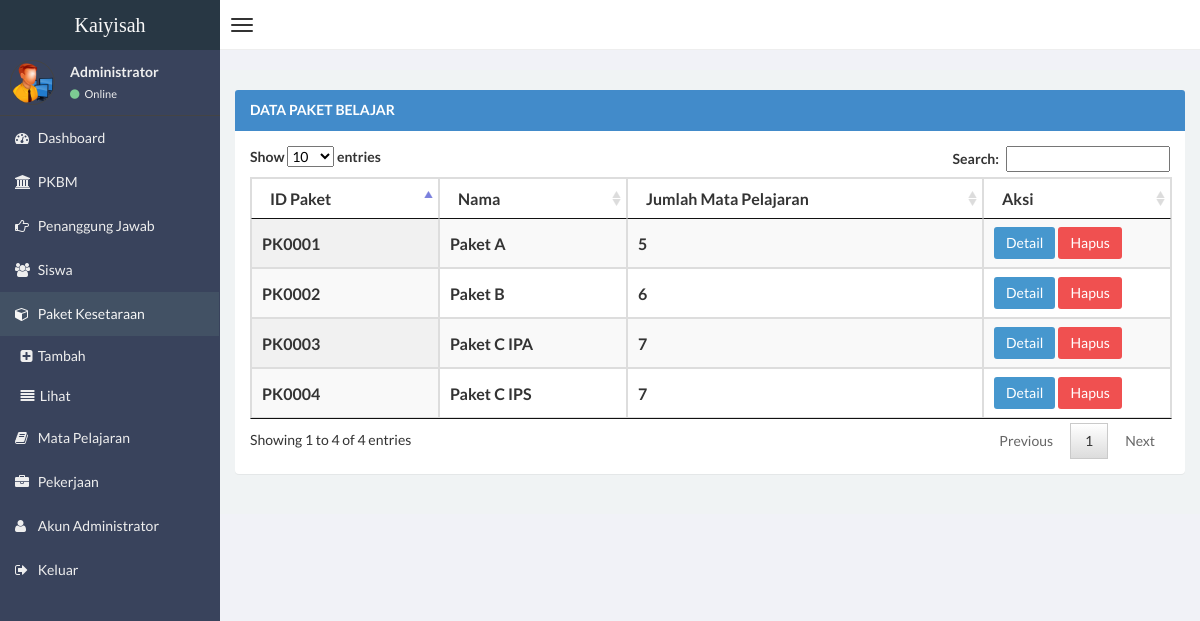
/admin/data-paket.php?lihat-paket (signed in), run on an earlier commit of the app's database.
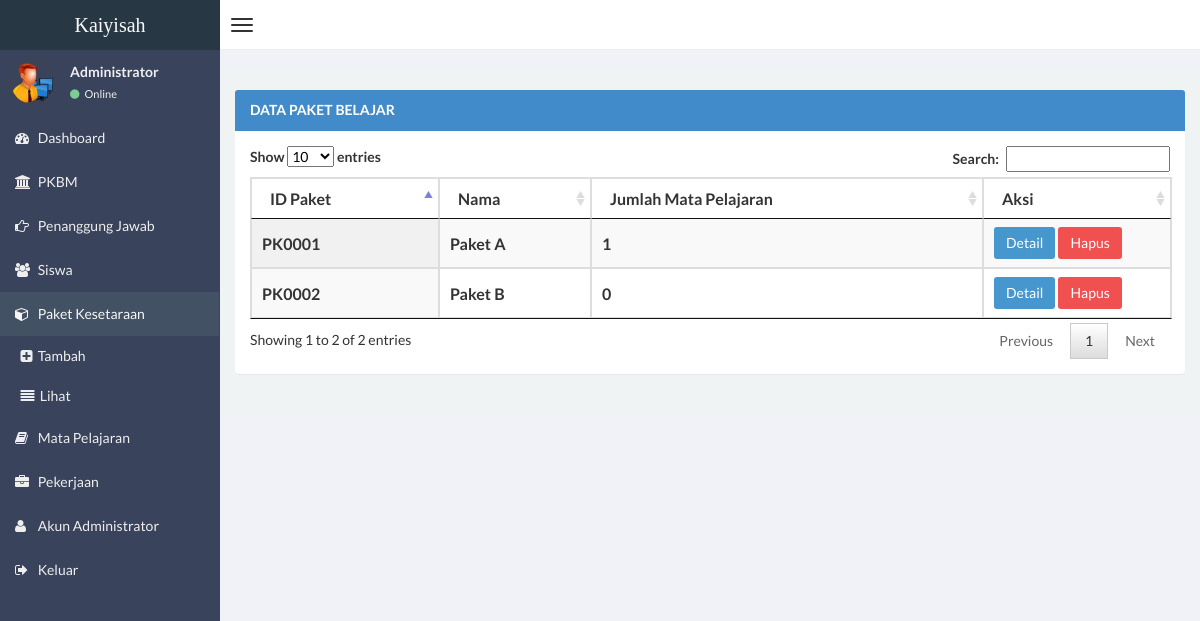
And on a later commit of the database.
### tables this page shows
CREATE TABLE IF NOT EXISTS `paket` (
  `id_paket` varchar(10) NOT NULL,
  `nama` varchar(20) NOT NULL,
  `keterangan` text NOT NULL
);

### admin/data-paket.php (the view, shortened to what this page needs)
<?php
	include 'include/dependency.php';
	?>
<!DOCTYPE html>
<html>
<head>
</head>
      <body class="skin-black">
			<?php include 'include/header.php'; ?>
                 <aside class="right-side">
                <section class="content">
				<?php
				if(isset($_GET['lihat-paket']))
				{
				?>
				<div class="panel panel-primary">
				<div class="panel-heading"><strong>Data Paket Belajar</strong></div>
				<div class="panel-body">
				<div class="table-responsive">
				<div class="table-responsive">
					<table id="table_id" class="display table-bordered">
					<thead>
					<tr>
					<th width='150'>ID Paket</th>
					<th>Nama</th>
					<th>Jumlah Mata Pelajaran</th>
					<th width='150'>Aksi</th>
					</tr>
					</thead>
					<tbody>
					<?php
						$querypaket		=	mysql_query("select * from paket");
						while ($paket		=	mysql_fetch_object($querypaket))
						{
								$idpaket	=	$paket->id_paket;
								echo "<tr>";
								echo "<th>$paket->id_paket</th>";
								echo "<th>$paket->nama</th>";
								$querymatpel 		= 	mysql_query("select * from matpel where id_paket = '$idpaket' ");
								$matpel				=	mysql_num_rows($querymatpel);
								echo "<th>$matpel</th>";
								echo "<th><a href='?detail=$idpaket' class='btn btn-primary'>Detail</a>&nbsp;";
								echo "<a href='?hapus=$idpaket' ";
								?>
								onclick='return confirm("Yakin menghapus data paket belajar ini?")'
								<?php
								echo "class='btn btn-danger'>Hapus</a></th>";
								echo "</tr>";
						}
					?>
					</tbody>
					</table>
					</div>
					</div>
					</div>
					</div>
					<?php
					}
					?>
                </section>
            </aside>
</body>
</html>

### admin/include/dependency.php (shortened to what this page needs)
  <link href="../dependency/css/bootstrap.min.css" rel="stylesheet" type="text/css" />
  <link href="../dependency/css/font-awesome.min.css" rel="stylesheet" type="text/css" />
  <link href="../dependency/css/ionicons.min.css" rel="stylesheet" type="text/css" />
  <link href="../dependency/css/morris/morris.css" rel="stylesheet" type="text/css" />
  <link href="../dependency/css/jvectormap/jquery-jvectormap-1.2.2.css" rel="stylesheet" type="text/css" />
  <link href="../dependency/css/iCheck/all.css" rel="stylesheet" type="text/css" />
  <link href="../dependency/css/style.css" rel="stylesheet" type="text/css" />
<link rel="stylesheet" type="text/css" href="../dependency/datatables/media/css/jquery.dataTables.css">

### admin/include/header.php (shortened to what this page needs)
<header class="header">
           <a href="index.php" class="logo">
               Kaiyisah
           </a>
           <nav class="navbar navbar-static-top" role="navigation">
               <a href="#" class="navbar-btn sidebar-toggle" data-toggle="offcanvas" role="button">
                   <span class="icon-bar"></span>
                   <span class="icon-bar"></span>
                   <span class="icon-bar"></span>
               </a>
                   </nav>
               </header>
               <div class="wrapper row-offcanvas row-offcanvas-left">
                   <aside class="left-side sidebar-offcanvas">
                       <section class="sidebar">
                           <div class="user-panel">
                               <div class="pull-left image">
                                   <img src="img/admin.png" class="img-circle" alt="User Image" />
                               </div>
                               <div class="pull-left info">
                                   <p>Administrator</p>
                                   <a href="#"><i class="fa fa-circle text-success"></i> Online</a>
                               </div>
                           </div>
                           <ul class="sidebar-menu">
                               <li >
                                  <a href="index.php" >
                                      <i class="fa fa-dashboard"></i> <span>Dashboard</span>
                                   </a>
                               </li>
                               <li <?php if(isset($_GET['lihat-sekolah']) OR isset($_GET['tambah-sekolah'])){ echo 'class="active"'; }?> data-popover="true" ><a href="#" data-target=".sekolah" class="nav-header collapsed" data-toggle="collapse" ><i class="fa fa-university"></i> PKBM<i class="fa fa-collapse"></i></a></li>
							<li <?php if(isset($_GET['lihat-penjab']) OR isset($_GET['tambah-penjab'])){ echo 'class="active"'; }?> data-popover="true" ><a href="#" data-target=".penjab" class="nav-header collapsed" data-toggle="collapse" ><i class="fa fa-hand-o-right"></i> Penanggung Jawab<i class="fa fa-collapse"></i></a></li>
							<li <?php if(isset($_GET['lihat-siswa']) OR isset($_GET['tambah-siswa'])){ echo 'class="active"'; }?> data-popover="true" ><a href="#" data-target=".siswa" class="nav-header collapsed" data-toggle="collapse" ><i class="fa fa-users"></i> Siswa<i class="fa fa-collapse"></i></a></li>
							<li <?php if(isset($_GET['lihat-paket']) OR isset($_GET['tambah-paket'])){ echo 'class="active"'; }?> data-popover="true" ><a href="#" data-target=".paket" class="nav-header collapsed" data-toggle="collapse" ><i class="fa fa-cube"></i> Paket Kesetaraan<i class="fa fa-collapse"></i></a></li>
							<li ><ul class="paket nav nav-list  <?php if(isset($_GET['lihat-paket']) OR isset($_GET['tambah-paket'])){echo 'collapsed'; } else {echo 'collapse'; }?>">
								<li ><a href="data-paket.php?tambah-paket">&nbsp;&nbsp;<span class="fa fa-plus-square"></span>&nbsp;&nbsp;Tambah</a></li>
								<li ><a href="data-paket.php?lihat-paket" >&nbsp;&nbsp;<span class="fa fa-align-justify"></span>&nbsp;&nbsp;Lihat</a></li>
							</ul>
							</li>
							<li <?php if(isset($_GET['lihat-matpel']) OR isset($_GET['tambah-matpel'])){ echo 'class="active"'; }?> data-popover="true" ><a href="#" data-target=".matpel" class="nav-header collapsed" data-toggle="collapse" ><i class="fa fa-book"></i> Mata Pelajaran<i class="fa fa-collapse"></i></a></li>
							<li <?php if(isset($_GET['lihat-lowongan']) OR isset($_GET['tambah-lowongan']) OR isset($_GET['kategori-lowongan'])){ echo 'class="active"'; }?> data-popover="true" ><a href="#" data-target=".lowongan" class="nav-header collapsed" data-toggle="collapse" ><i class="fa fa-briefcase"></i> Pekerjaan <i class="fa fa-collapse"></i></a></li>
							<li <?php if(isset($_GET['admin.php'])){ echo 'class="active"'; }?> >
                                   <a href="admin.php" >
                                       <i class="fa fa-user"></i> <span>Akun Administrator</span>
                                   </a>
                               </li>
							<li>
                                   <a href="include/proses-logout.php">
                                       <i class="fa fa-sign-out"></i> <span>Keluar</span>
                                   </a>
                               </li>
						</ul>
                       </section>
                   </aside>
			<br>

What changed in the data, as far as the page shows it:
removed paket: id_paket "PK0003", nama "Paket C IPA", matpel "7"
removed paket: id_paket "PK0004", nama "Paket C IPS", matpel "7"
changed paket "PK0001": matpel "5" → "1"
changed paket "PK0002": matpel "6" → "0"
Also different on the page:
text written by a page script: "Show entries Search: Showing 1 to 4 of 4 entries Previous 1 Next" → "Show entries Search: Showing 1 to 2 of 2 entries Previous 1 Next"
